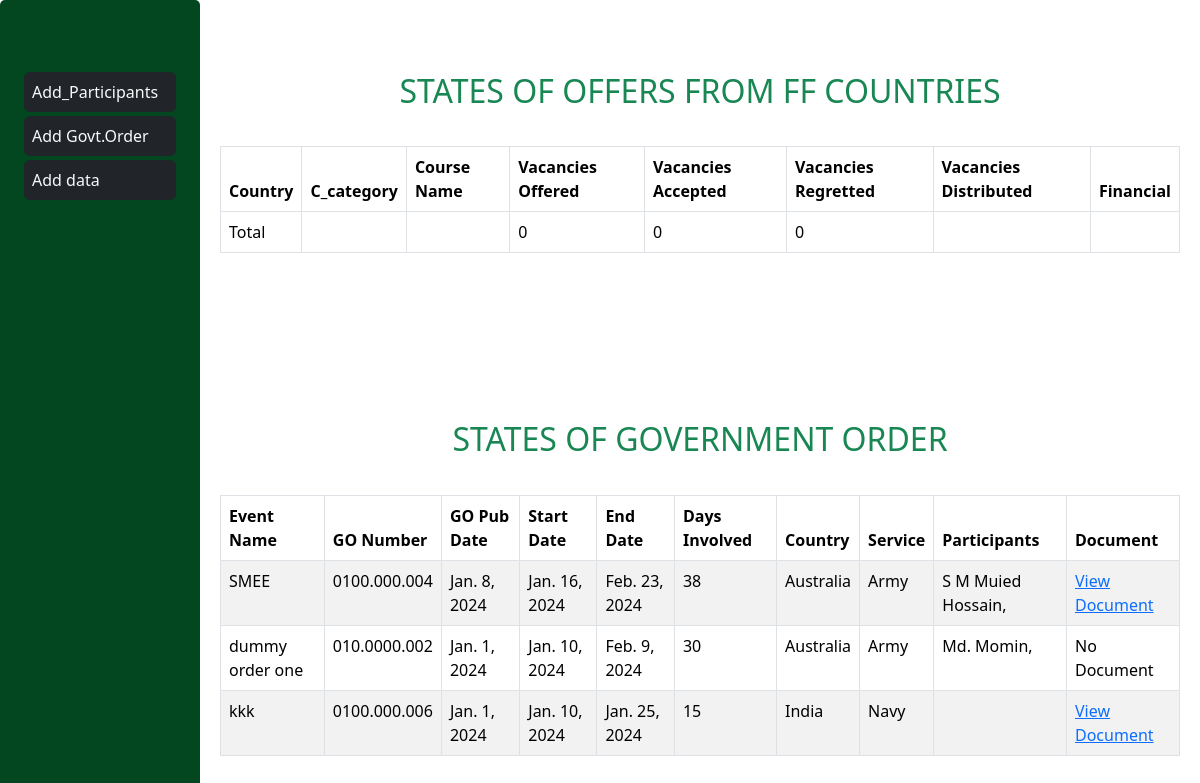
The page /armytrg/ on the database as committed earlier.
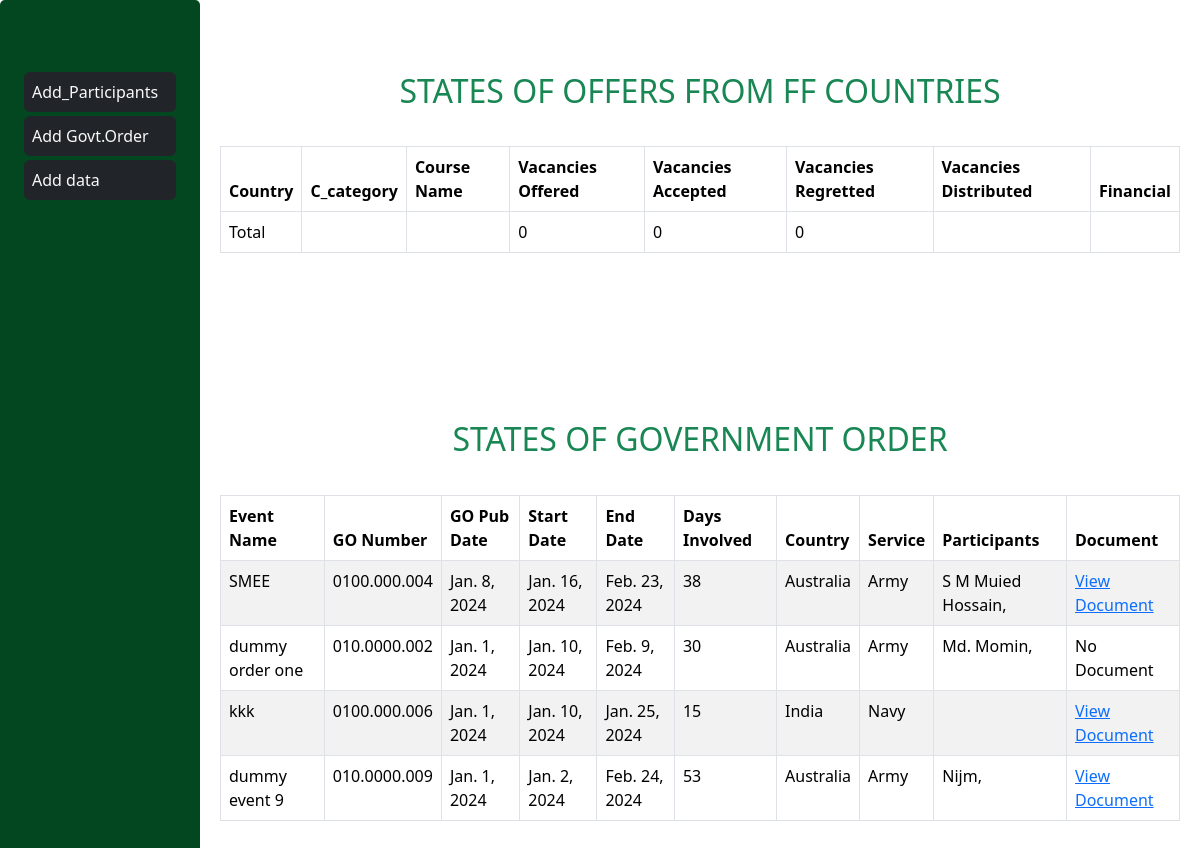
The same page on the database as committed later.
### myapp/models.py (models this page shows, shortened)
class GovtOrder(models.Model):
    event_name = models.CharField(max_length=100)
    go_number = models.CharField(max_length=100, unique=True)
    go_pub_date = models.DateField()
    start_date = models.DateField()
    end_date = models.DateField()
    days_involved = models.IntegerField(blank=True, null=True)
    govt_order_document = models.FileField(upload_to='govt_order_documents/', blank=True, null=True)
    country = models.ForeignKey(Country, on_delete=models.CASCADE, default=1)
    svc = models.ForeignKey(Svcs, on_delete=models.CASCADE, default=1)
    class Meta:
        ordering = ['-go_pub_date']

class Country(models.Model):
    name = models.CharField(max_length=100, unique=True)
    country_class = models.CharField(max_length=1, choices=[('A', 'A'), ('B', 'B'), ('C', 'C')])
    def __str__(self):
        return self.name

class Svcs(models.Model):
    ARMY = 'Army'
    NAVY = 'Navy'
    AIR_FORCE = 'Air Force'
    AFD = 'AFD'
    SERVICE_CHOICES = [
        (ARMY, 'Army'),
        (NAVY, 'Navy'),
        (AIR_FORCE, 'Air Force'),
        (AFD, 'AFD'),
    ]
    name = models.CharField(max_length=20, choices=SERVICE_CHOICES)
    def __str__(self):
        return self.name

class Participants(models.Model):
    Service_Number = models.CharField(max_length=200)
    Rank = models.CharField(max_length=40)
    name = models.CharField(max_length=100, unique=True)
    svc = models.ForeignKey(Svcs, on_delete=models.CASCADE)
    govt_order = models.ForeignKey(GovtOrder, on_delete=models.CASCADE, related_name='participants', default=1)

### myapp/views.py (the view)
# urls.py: path('armytrg/', views.armytrg, name='armytrg'),
def armytrg(request):
    ff_trg = CourseOffer.objects.select_related('event_name', 'ff_country').prefetch_related('vacancydistribution_set').all()
    total_offered = ff_trg.aggregate(Sum('vac_offered'))['vac_offered__sum'] or 0
    total_accepted = ff_trg.aggregate(Sum('vac_accepted'))['vac_accepted__sum'] or 0
    total_regretted = ff_trg.aggregate(Sum('vac_regretted'))['vac_regretted__sum'] or 0
    govt_orders_and_participants = GovtOrder.objects.select_related(
        'svc', 'country'
    ).prefetch_related('participants').all()
    context = {
       'ff_trg': ff_trg,
       'total_offered': total_offered,
       'total_accepted': total_accepted,
       'total_regretted': total_regretted,
        'govt_orders_and_participants': govt_orders_and_participants,
    }
    return render(request, 'armydashboard.html', context)

### templates/armydashboard.html (shortened to what this page needs)
{% extends 'base.html' %}
{% block content %}
{% load static %}
<div class="container-fluid">
    <div class="row">
        <div class="col-md-2 sidebar bg-dark text-light p-4">
            <a href="{% url 'addparticipants' %}" class="nav-link text-light bg-dark p-2 rounded mt-5 mb-1 ">Add_Participants</a>
            <a href="{% url 'add_go' %}" class="nav-link text-light bg-dark p-2 rounded mb-1 ">Add Govt.Order</a>
            <a href="#" class="nav-link text-light bg-dark p-2 rounded mb-1 ">Add data</a>
        </div>
        <div class="col-md-10 offset-md-2 main-content">
            <h2 class="mt-4 text-success text-center p-2 rounded text-uppercase pb-3 ">States of Offers from FF Countries </h2>
            <table class="table table-bordered bg-light" id="dataTable">
                <thead>
                    <tr>
                        <th>Country</th>
                        <th>C_category</th>
                        <th>Course Name</th>
                        <th>Vacancies Offered</th>
                        <th>Vacancies Accepted</th>
                        <th>Vacancies Regretted</th>
                        <th>Vacancies Distributed</th>
                        <th>Financial</th>
                    </tr>
                </thead>
                <tfoot>
                    <tr>
                        <td>Total</td>
                        <td></td>
                        <td></td>
                        <td>{{ total_offered }}</td>
                        <td>{{ total_accepted }}</td>
                        <td>{{ total_regretted }}</td>
                        <td></td>
                        <td></td>
                    </tr>
                </tfoot>
            </table>
        </div>
    </div>
</div>
<button type="button" class="btn btn-primary btn-sm"> Print </button>
<div class="col-md-10 offset-md-2 main-content">
    <h2 class="mt-4 text-success text-center p-2 rounded text-uppercase pb-3 ">States of Government Order </h2>
    <table class="table table-striped table-bordered">
        <thead>
            <tr>
                <th>Event Name</th>
                <th>GO Number</th>
                <th>GO Pub Date</th>
                <th>Start Date</th>
                <th>End Date</th>
                <th>Days Involved</th>
                <th>Country</th>
                <th>Service</th>
                <th>Participants</th>
                <th>Document</th>
            </tr>
        </thead>
        <tbody>
            {% for govt_order in govt_orders_and_participants %}
                <tr>
                    <td>{{ govt_order.event_name }}</td>
                    <td>{{ govt_order.go_number }}</td>
                    <td>{{ govt_order.go_pub_date }}</td>
                    <td>{{ govt_order.start_date }}</td>
                    <td>{{ govt_order.end_date }}</td>
                    <td>{{ govt_order.days_involved }}</td>
                    <td>{{ govt_order.country }}</td>
                    <td>{{ govt_order.svc }}</td>
                    <td>
                        {% for participant in govt_order.participants.all %}
                        {{ participant.name }},
                        {% endfor %}
                    </td>
                    <td>
                        {% if govt_order.govt_order_document %}
                            <a href="{{ govt_order.govt_order_document.url }}" target="_blank">View Document</a>
                        {% else %}
                            No Document
                        {% endif %}
                    </td>
                </tr>
            {% endfor %}
        </tbody>
    </table>
</div>
{% endblock %}

### templates/base.html (shortened to what this page needs)
<!DOCTYPE html>
<html lang="en">
<head>
  {% load static %}
  <link rel="stylesheet" href="https://cdn.jsdelivr.net/npm/bootstrap-icons@1.11.3/font/bootstrap-icons.min.css">
  {% load bootstrap5 %}
  {% bootstrap_css %}
  <link rel="stylesheet" type="text/css" href="https://cdn.datatables.net/1.11.5/css/dataTables.bootstrap5.min.css">
</head>
<body>
  <div class="content">
    {% block content %}
    {% endblock %}
  </div>
</body>
</html>

### templates/armydashboard.html (style rules this page uses)
body { background-image: none; color: #fff; padding-top: 20px; height: 100vh; margin: 0; overflow: hidden; }
.sidebar { background-color: #024720!important; padding: 20px; border-radius: 5px; height: 100%; position: fixed; top: 0; left: 0; }
.sidebar a { display: block; color: #fff; text-decoration: none; padding: 10px 0; transition: background-color 0.3s; }
.main-content { padding: 20px; }
.table { margin-top: 20px; }

Rows that differ between the two databases and show on the page:
added GovtOrder: event_name "dummy event 9", go_number "010.0000.009", go_pub_date "Jan. 1, 2024", start_date "Jan. 2, 2024", end_date "Feb. 24, 2024", days_involved "53", country "Australia", svc "Army"
added Participants: name "Nijm", shown under "dummy event 9"
